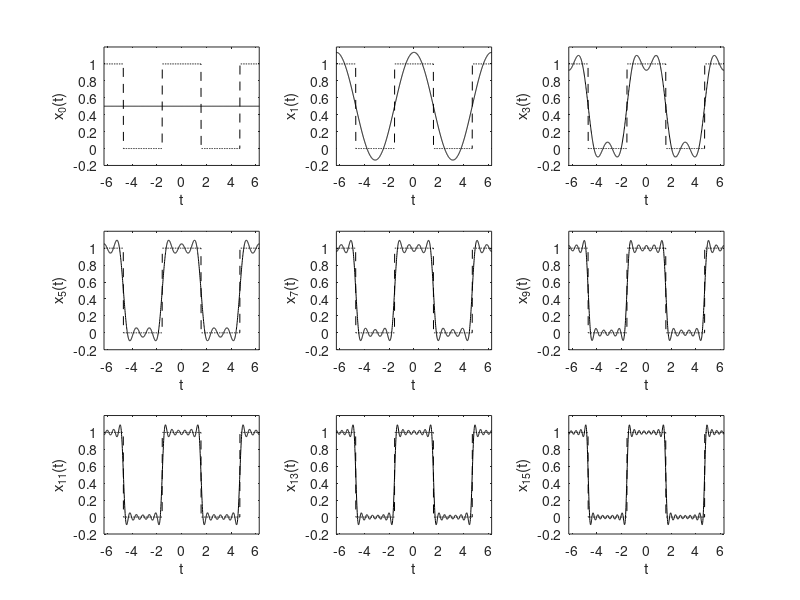

Here is the MATLAB script that generated this plot:
x = inline('mod(t+pi/2,2*pi)<=pi'); t = linspace(-2*pi,2*pi,1000);
sumterms = zeros(16,length(t)); sumterms(1,:) = 1/2;
for n = 1:size(sumterms,1)-1;
  sumterms(n+1,:) = (2/(pi*n)*sin(pi*n/2))*cos(n*t);
endfor
x_N = cumsum(sumterms); figure(1); clf; ind=0;
for N = [0,1:2:size(sumterms,1)-1],
  ind = ind+1; subplot(3,3,ind);
  plot(t,x_N(N+1,:),'k',t,x(t),'k--'); axis([-2*pi 2*pi -0.2 1.2]);
  xlabel('t'); ylabel(['x_{',num2str(N),'}(t)']);
endfor
